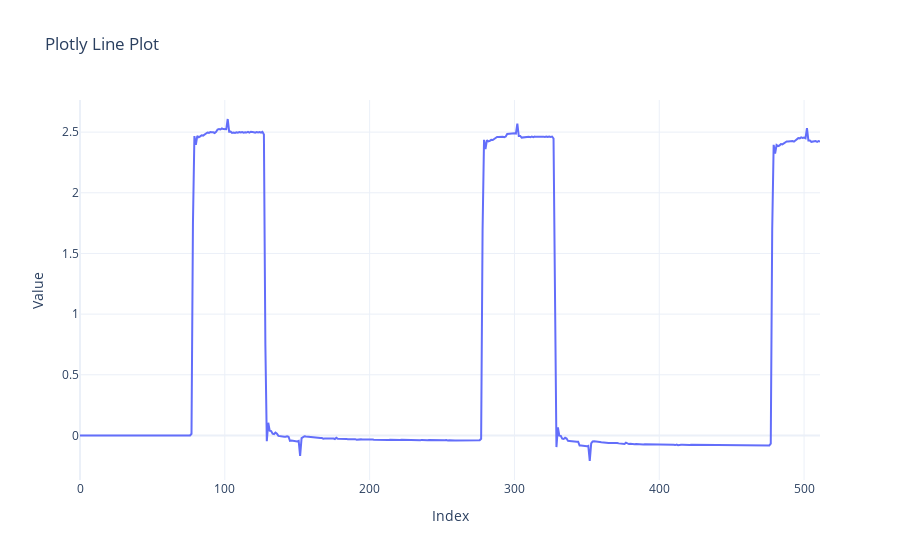

Source (notebook cell):
### Code cell
import plotly.graph_objects as go


fig = go.Figure()
fig.add_trace(go.Scatter(y=DATA_flatten, mode='lines', name='Data'))

fig.update_layout(
    title="Plotly Line Plot",
    xaxis_title="Index",
    yaxis_title="Value",
    template="plotly_white"
)

fig.show()

### Figure 1 — Plotly figure (JSON) as saved in the notebook; plotly's stock layout.template omitted (floating-point values rounded to 4 significant figures; data arrays with more than 128 entries replaced by an {"elided": "..."} marker saying what was removed)
{"data": [{"mode": "lines", "name": "Data", "type": "scatter", "y": {"elided": "512 float values"}}], "layout": {"title": {"text": "Plotly Line Plot"}, "xaxis": {"title": {"text": "Index"}}, "yaxis": {"title": {"text": "Value"}}}}
